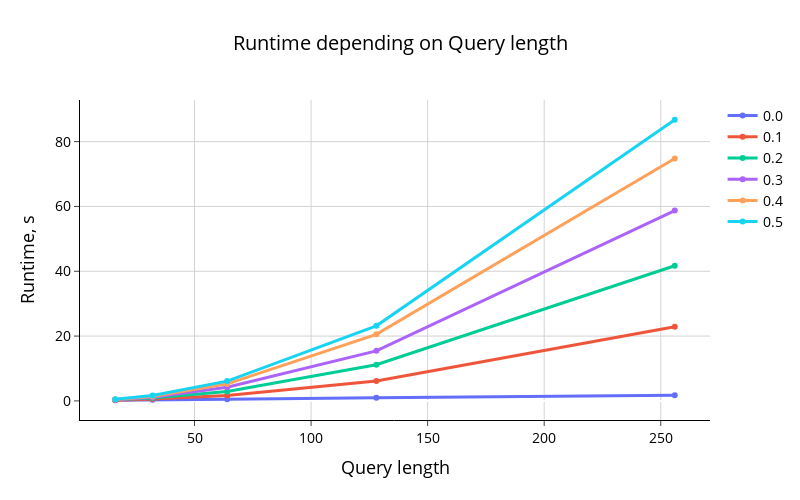

This figure's notebook cell:
### Code cell
comparison_param = np.array(r_list)

visualize_plot_times(exp2_times, comparison_param, exp2_params)

### Figure 1 — Plotly figure (JSON) as saved in the notebook; plotly's stock layout.template omitted (floating-point values rounded to 4 significant figures)
{"data": [{"line": {"width": 3}, "name": "0.0", "type": "scatter", "x": [16, 32, 64, 128, 256], "y": [0.2219, 0.3711, 0.5536, 0.9605, 1.762]}, {"line": {"width": 3}, "name": "0.1", "type": "scatter", "x": [16, 32, 64, 128, 256], "y": [0.2072, 0.5594, 1.678, 6.129, 22.87]}, {"line": {"width": 3}, "name": "0.2", "type": "scatter", "x": [16, 32, 64, 128, 256], "y": [0.3756, 0.8978, 2.885, 11.17, 41.71]}, {"line": {"width": 3}, "name": "0.3", "type": "scatter", "x": [16, 32, 64, 128, 256], "y": [0.35, 1.098, 4.199, 15.45, 58.73]}, {"line": {"width": 3}, "name": "0.4", "type": "scatter", "x": [16, 32, 64, 128, 256], "y": [0.439, 1.384, 5.257, 20.54, 74.8]}, {"line": {"width": 3}, "name": "0.5", "type": "scatter", "x": [16, 32, 64, 128, 256], "y": [0.504, 1.646, 6.115, 23.17, 86.74]}], "layout": {"height": 500, "legend": {"font": {"color": "black", "size": 14}}, "paper_bgcolor": "white", "plot_bgcolor": "white", "title": {"font": {"color": "black", "size": 20}, "text": "Runtime depending on Query length", "x": 0.5, "xanchor": "center"}, "width": 800, "xaxis": {"gridcolor": "lightgray", "linecolor": "#000", "showgrid": true, "tickfont": {"color": "black", "size": 14}, "ticks": "outside", "title": {"font": {"color": "black", "size": 18}, "text": "Query length"}}, "yaxis": {"gridcolor": "lightgray", "linecolor": "#000", "showgrid": true, "tickfont": {"color": "black", "size": 14}, "ticks": "outside", "title": {"font": {"color": "black", "size": 18}, "text": "Runtime, s"}}}}
